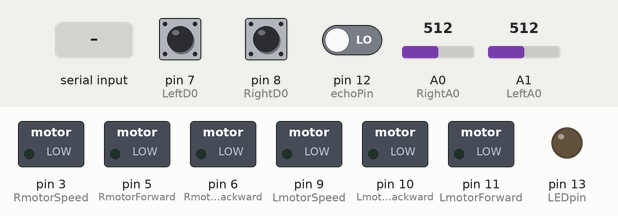
Recording of a sketch running on a simulated Arduino Uno, built for the host (arithmetic inside an expression is 32-bit, double 64-bit). On the bench: switched loads named in the sketch (green lamp = pin HIGH), output pins drawn as LEDs (lit = HIGH). The test bench sets the inputs (shaded band); at power-on: pin 7 (LeftD0) LOW, pin 8 (RightD0) LOW, pin 12 (echoPin) LOW, A0 (RightA0) = 512, A1 (LeftA0) = 512. Pins used as bus, display or sensor lines are not drawn.

Above: at 1.2 s.
1.3 s: "90,45,200\n" received over Serial
At 2.9 s:
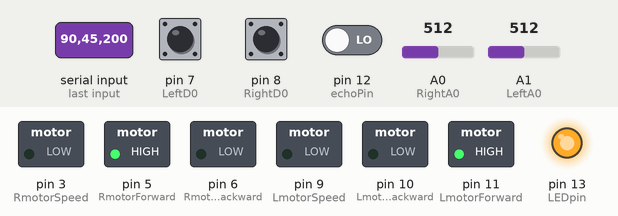
3.8 s: "30,150,10\n" received over Serial
At 6.1 s:
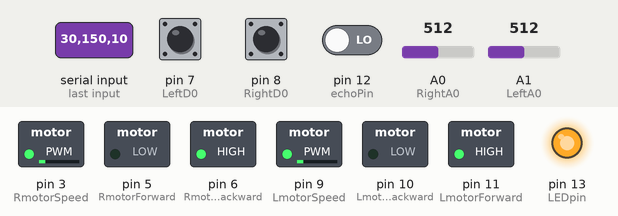
Timing chart, 0 to 7.6 s (numbered marks = the images above; inputs shaded):
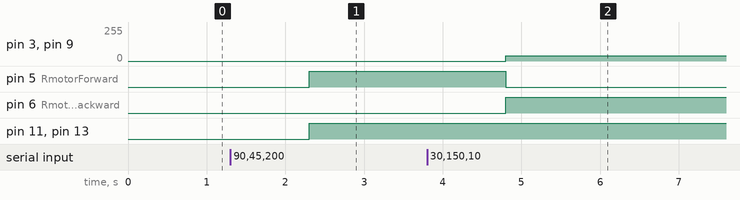

Measured:
- after the input at 1.3 s, pin 5 (RmotorForward), pin 11 (LmotorForward), pin 13 (LEDpin): LOW → HIGH after 1.0 s
- after the input at 3.8 s, pin 3 (RmotorSpeed), pin 9 (LmotorSpeed): 0/255 → 40/255 after 1.0 s; pin 5 (RmotorForward): HIGH → LOW after 1.0 s; pin 6 (RmotorBackward): LOW → HIGH after 1.0 s

The sketch:

MainCode.ino
```cpp
#include <math.h>               // Include math library so we can use trig functions and square root

// Motor driver pins
// Left motor
const int LmotorSpeed = 9;      // ENA
const int LmotorBackward = 10;  // IN1
const int LmotorForward = 11;   // IN2
// Right motor
const int RmotorSpeed = 3;      // ENB
const int RmotorBackward = 6;   // IN4
const int RmotorForward = 5;    // IN3

// Ultrasonic sensor pins
const int trigPin = 2;          // Trigger pin
const int echoPin = 12;         // Echo pin

// Line follower pins
const int LeftA0 = A1;          // Left analog pin
const int RightA0 = A0;         // Right analog pin
const int LeftD0 = 7;           // Left digital pin
const int RightD0 = 8;          // Right digital pin

// LED pin
const int LEDpin = 13;

// Variables to calculate angular motor speed required for car to stay at a constant speed of v cm/s
double stallTorque = 800.0;      // Stall torque in gf.cm
int motorSpeedmax = 244;         // Maximum motor speed in RPM
float efficiency = 0.8;          // Motor efficiency in [0.6,0.9] range
float k = 0.6;                   // Friction coefficient in [0.3,1.0] range
float m = 500.0;                 // Car mass in grams
float v = 10;                    // Car speed in cm/s

// Logistic function variables for gradual increase/decrease of car speed
int L;                           // The PWM value that will give us the desired motor speed.
float steepness = 0.005;         // The steepness of the curve (k). The larger it is, the faster the car will reach its final speed.
int t = 3000;                    // The amount of time that the speed will increase/decrease for in milliseconds.
int timeBetween = 50;            // The time between each iteration in milliseconds.

// Variables to keep track of when to start the car
int START = 0;
int currentSpeed;


// Initialize all the functions
int logistic(int x);
int setSpeed(int slope);
void line_follower();

void setup() {
  // Motor driver pins
  // Left
  pinMode(LmotorSpeed, OUTPUT);
  pinMode(LmotorForward, OUTPUT);
  pinMode(LmotorBackward, OUTPUT);
  // Right
  pinMode(RmotorSpeed, OUTPUT);
  pinMode(RmotorForward, OUTPUT);
  pinMode(RmotorBackward, OUTPUT);

  // Ultrasonic sensor pins
  pinMode(trigPin, OUTPUT);
  pinMode(echoPin, INPUT);

  //Line follower pins
  // Analog pins
  pinMode(LeftA0, INPUT);
  pinMode(RightA0, INPUT);
  // Digital pins
  pinMode(LeftD0, INPUT);
  pinMode(RightD0, INPUT);

  // LED pin
  pinMode(LEDpin, OUTPUT);

  // Begin serial communication
  Serial.begin(115200);
}


void loop() {
  while (Serial.available() > 0) {
    String input = Serial.readStringUntil('\n');
    if (input.length() > 0) {
      // If the stop sign is detected
      if (input == 'STOP') {
        // Theoretically the speed of the car will no longer be its desired one so LED is turned off
        digitalWrite(LEDpin, LOW);
        // Set the initial speed of the car
        L = setSpeed(input.toInt());
        currentSpeed = L;
        // Trigger the line follower
        line_follower(currentSpeed);
        // gradually slow the car's speed by using the same logistic function but in reverse
        for (int elapsed = t; elapsed >= 0; elapsed-= timeBetween) {
          int decreasingSpeed = logistic(elapsed);
          analogWrite(LmotorSpeed, decreasingSpeed);
          analogWrite(LmotorSpeed, decreasingSpeed);
          // Trigger the line follower
          line_follower(currentSpeed);
          delay(timeBetween);
        }
      }
      else {
        // calculate the distance between the signs and the car
        digitalWrite(trigPin, LOW);
        delayMicroseconds(2);
        digitalWrite(trigPin, HIGH);
        delayMicroseconds(10);
        double duration = pulseIn(echoPin, HIGH);
        // distance in cm
        double distance = duration * 0.0343 / 2;

        // Check if this is the first sign detected, gradually increase the speed if it is
        if (START == 0) {
          // Set the final speed of the car
          L = setSpeed(input.toInt());
          START = 1;
          // Gradually increase the car's speed by using the logistic function
          for (int elapsed = 0; elapsed >= t; elapsed+= timeBetween) {
            currentSpeed = logistic(elapsed);
            analogWrite(LmotorSpeed, currentSpeed);
            analogWrite(LmotorSpeed, currentSpeed);
            // Trigger the line follower
            line_follower(currentSpeed);
            delay(timeBetween);
          }
          // Theoretically the speed of the car would be its desired one so the LED light is turned on
          digitalWrite(LEDpin, HIGH);
        }
        // Otherwise change the speed when the distance between the car and the sign is 0
        else {
          // keep calculating the distance again until the distance is small
          while (distance > 4.0) {
            // calculate the distance between the signs and the car
            digitalWrite(trigPin, LOW);
            delayMicroseconds(2);
            digitalWrite(trigPin, HIGH);
            delayMicroseconds(10);
            duration = pulseIn(echoPin, HIGH);
            // distance in cm
            distance = duration * 0.0343 / 2;
            // Trigger the line follower
            line_follower(currentSpeed);
          }
          // Then set the speed using the slope as an argument
          currentSpeed = setSpeed(input.toInt());
          analogWrite(LmotorSpeed, currentSpeed);
          analogWrite(LmotorSpeed, currentSpeed);
          // Trigger the line follower
          line_follower(currentSpeed);
        }
      }
    }
  }
  delay(100);
}

// function to compute the speed value according to the its value on the logistic curve
int logistic(int x) {
   return round(L / (1 + exp(-steepness * (x - t/2))));
}

// Function to set speed of motor according to slope
int setSpeed(int slope) {
  // calculate the angle from the slope
  float angle = atan(slope / 100.0);
  if (slope > 0){
    angle *= -1;
  }
  // Calculate the required power
  double requiredPower = v/100 * m/1000 * 9.81 * (sin(angle) + k * cos(angle));
  // maxMotorSpeed converted to rad/sec
  double omegaMax = motorSpeedmax * (PI / 30);
  // stallTorque converted to N.m
  double tauStall = stallTorque / 10200;

  // define a, b, c variables from the quadratic formula
  double a = 1 / omegaMax;
  int b = -1;
  double c = (requiredPower * efficiency) / tauStall;
  // define the discriminant
  double discriminant = (b * b) - (4 * a * c);
  // if the discriminant is less than zero then we will stop the car and this slope will cause the car to flip
  if (discriminant < 0.0) {
    return 0;
  }
  // initialize the numerator
  double numerator = 0;
  // calculate the numerator of the quadratic equation
  // use smaller numerator is slope is negative
  if (slope < 0.0) {
    numerator = -b - sqrt(discriminant);
    }
  // use larger numerator otherwise
  else {
    numerator = -b + sqrt(discriminant);
      }
  // calculate the denominator of quadratic equation
  double denominator = 2 * a;
  // calculate the angular motor speed in RPM
  double omega = (numerator / denominator) * (30 / PI);

  // map the speed so that it is in the range used by analogWrite()
  int motorSpeed = static_cast<int>(omega*255/motorSpeedmax);
  // if the root is negative, then make the car go backwards
  if (motorSpeed < 0) {
    digitalWrite(RmotorForward, LOW);
  	digitalWrite(RmotorBackward, HIGH);
  	digitalWrite(LmotorForward, LOW);
  	digitalWrite(LmotorBackward, HIGH);
    // if the absolute value is larger than 255, then return 255
    if (motorSpeed <= -255) {
      return 255;
    }
    return motorSpeed *= -1;
  }
  // otherwise make it go forward
  else {
    digitalWrite(RmotorForward, HIGH);
  	digitalWrite(RmotorBackward, LOW);
  	digitalWrite(LmotorForward, HIGH);
  	digitalWrite(LmotorBackward, LOW);
    // if the speed is greater than 255, then return 255
    if (motorSpeed > 255) {
      return 255;
    }
    return motorSpeed;
  }
}

// Line follower code
void line_follower(int initialSpeed) {
  // read analog sensor values
  int LeftAnalogValue = analogRead(LeftA0);
  int RightAnalogValue = analogRead(RightA0);
  // read digital sensor values
  int LeftDigitalValue = digitalRead(LeftD0);
  int RightDigitalValue = digitalRead(RightD0);

  // Make the speed of the car low so it turns slowly
  analogWrite(LmotorSpeed, 40);
  analogWrite(RmotorSpeed, 40);

  // While left side of motor is outside of the road (not on black lane), turn car to the right
  if (LeftDigitalValue != 1) {
      // Left side of motor goes forward
      digitalWrite(LmotorForward, HIGH);
      digitalWrite(LmotorBackward, LOW);
      // Right side of motor goes backwards
      digitalWrite(RmotorForward, LOW);
      digitalWrite(RmotorBackward, HIGH);
      // return the function again to check for line follower values again
      return line_follower(initialSpeed);
  }
  // While right side of motor is outside of the road (not on black lane), turn car to the left
  else if (RightDigitalValue != 1) {
    // Right side of motor goes forward
    digitalWrite(RmotorForward, HIGH);
    digitalWrite(RmotorBackward, LOW);
    // Left side of motor goes backwards
    digitalWrite(LmotorForward, LOW);
    digitalWrite(LmotorBackward, HIGH);
    // This makes the car turn left
    // return the function again to check for line follower values again
    return line_follower(initialSpeed);
  }
  else {
    // If both sides of the car are on the lane, make it go forward on both sides
    digitalWrite(RmotorForward, HIGH);
    digitalWrite(RmotorBackward, LOW);
    digitalWrite(LmotorForward, HIGH);
    digitalWrite(LmotorBackward, LOW);
    // Reset the speed of the car
    analogWrite(LmotorSpeed, initialSpeed);
    analogWrite(RmotorSpeed, initialSpeed);
    // the recursion ends when both line follower values indicate being on a black lane
    return;
  }
}
```
